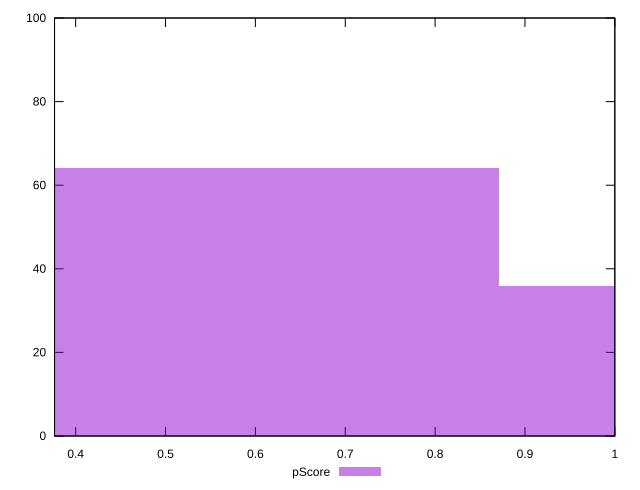

This chart was generated by the following gnuplot code:
reset

$pScore <<EOF
1.1620491152587105 36
0.5810245576293552 64
EOF

set key outside below
set boxwidth 0.5810245576293552
set xrange [0.3764705882352941:1]
set yrange [0:100]
set trange [0:100]
set style fill transparent solid 0.5 noborder
set terminal svg size 640, 490 enhanced background rgb 'white'
set output "reprap/offscreen-images/samples/pages+cached+noexternal+nomedia+nocss+nojs/pScore/histogram.svg"

plot $pScore title "pScore" with boxes

reset
